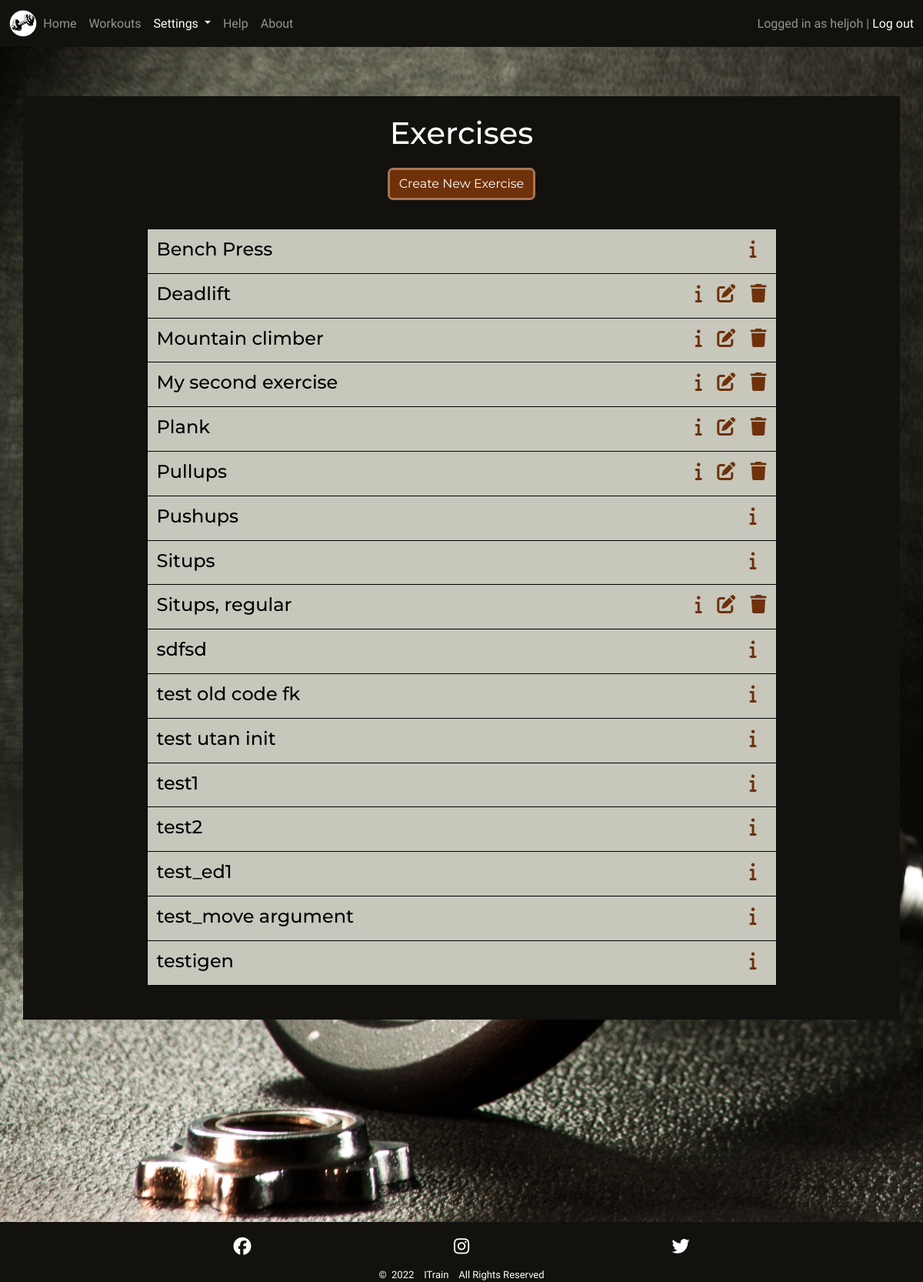
Page /settings/exercises/ (signed in) on the committed database.
### setup/models.py (models this page shows, shortened)
class Exercise(models.Model):
    name = models.CharField(max_length=30, null=False, blank=False)
    created_by = models.ForeignKey(User, on_delete=models.CASCADE)
    unit = models.ForeignKey(ExerciseUnit, null=False, blank=False,
                             on_delete=models.SET_DEFAULT,
                             default=get_default_exercise_unit)
    muscle_group = models.ManyToManyField(MuscleGroup, blank=True,
                                          related_name='muscle_groups')
    description = models.TextField(max_length=200, blank=True)
    class Meta:
        ordering = ['name']

### setup/views.py (the view)
# urls.py: path('settings/exercises/', ExerciseList.as_view(), name='exercises'),
class ExerciseList(generic.ListView):
    model = Exercise
    template_name = 'setup/exercises.html'
    paginate_by = 50
    def get_queryset(self):
        queryset = super().get_queryset()
        filter = [self.request.user.username, "itrainadmin"]
        queryset = queryset.filter(created_by__username__in=filter)
        return queryset

### setup/models.py (called while the page is built)
    def __str__(self):
        return self.name

### setup/templates/setup/exercises.html (shortened to what this page needs)
{% extends 'base.html' %}
{% load static %}
{% block content %}
<div class="jumbotron container p1 p-sm-2 mt-md-3">
  {% if user.is_authenticated %}
  <div class="jumbotron-head justify-content-center text-center mt-3">
    <h1 class="mb-4">Exercises</h1>
    <a href="{% url 'create_exercise'%}">
      <button type="button" class="btn btn-primary" aria-label="Create Exercise">Create New Exercise</button>
    </a>
  </div>
  <div class="container-md content-list-container p-sm-4 mt-3 gy-4 dark-clr">
    <div class="row session-workout content-list row-cols-1">
      {% for exercise in exercise_list %}
      <div class="col col-sm-6 col-md-9 grid-col2">
        <h4>{{ exercise.name }}</h4>
      </div>
      <div class="col col-sm-6 col-md-3 grid-col2 list-icons">
        <h4 class="float-start float-sm-end">
          {% if exercise.description != '' or exercise.muscle_group is not None %}
          <a class="med-dark-clr" data-bs-toggle="collapse" href="#collapseExercise{{ exercise.id }}"
            aria-expanded="false" aria-controls="collapseExercise{{ exercise.id }}" aria-label="Exercise Info">
            <i class="fa-solid fa-info"></i></a>&nbsp;&nbsp;
          {% endif %}
          {% if user.username == exercise.created_by.username %}
          <a class="med-dark-clr" href="{% url 'edit_exercise' exercise.id %}" aria-label="Edit Exercise">
            <i class="fa-solid fa-edit"></i></a>&nbsp;&nbsp;
          <a class="med-dark-clr" href="#delete-exercise-{{ exercise.id }}" data-bs-toggle="modal"
            aria-label="Delete Exercise">
            <i class="fa-solid fa-trash"></i>
          </a>
          {% endif %}
        </h4>
      </div>
      {% empty %}
      <div class="col grid-col2 pt-3">
        <h4>You have no Exercises to show</h4>
      </div>
      {% endfor %}
    </div>
  </div>
  {% endif %}
</div>
{% endblock %}

### templates/base.html (shortened to what this page needs)
{% load static %}
<!DOCTYPE html>
<html lang="en">
<head>
    <link href="https://cdn.jsdelivr.net/npm/bootstrap@5.1.3/dist/css/bootstrap.min.css" rel="stylesheet"
>
    <link rel="stylesheet" href="{% static 'css/style.css' %}">
</head>
<body class="flex">
    <header class="flex primary-header">
        <nav class="navbar navbar-expand-lg navbar-dark">
            <div class="container-fluid">
                <a class="navbar-brand me-0" href="{% url 'home' %}" aria-label="Go to Home">
                    <img class="icon" src="{% static 'images/nav_icon.png' %}" alt="Itrain Icon">
                </a>
                <div class="collapse navbar-collapse" id="navbarToggler">
                    <ul class="navbar-nav me-auto mb-2 mb-lg-0">
                        <li class="nav-item">
                            <a class="nav-link {% if 'home' in request.path %} active {% endif %}"
                                href="{% url 'home' %}" aria-label="Go to Home">Home</a>
                        </li>
                        {% if user.is_authenticated %}
                        <li class="nav-item">
                            <a class="nav-link {% if 'workout' in request.path %} active {% endif %}"
                                href="{% url 'workouts' %}" aria-label="Go to Workouts">Workouts</a>
                        </li>
                        <li class="nav-item dropdown">
                            <a class="nav-link dropdown-toggle {% if 'settings' in request.path %} active {% endif %}"
                                href="#" id="navbarScrollingDropdown" role="button" data-bs-toggle="dropdown"
                                aria-expanded="false" aria-label="Open settings">
                                Settings
                            </a>
                        </li>
                        <li class="nav-item">
                            <a class="nav-link {% if 'help' in request.path %} active {% endif %}"
                                href="#" aria-label="Go to Workouts">Help</a>
                        </li>
                        {% endif %}
                        <li class="nav-item">
                            <a class="nav-link {% if 'about' in request.path %} active {% endif %}"
                            href="{% url 'about' %}" aria-label="Go to About">About</a>
                        </li>
                    </ul>
                    {% if user.is_authenticated %}
                    <span class="navbar-text">
                        Logged in as {{ user.username }}&nbsp;|&nbsp;<a href="{% url 'logout' %}"
                            aria-label="Go to Log out">Log out</a>
                    </span>
                    {% else %}
                    <span class="navbar-text">
                        <a href="{% url 'login' %}" aria-label="Go to Sign up">Log in / Sign up</a>
                    </span>
                    {% endif %}
                </div>
            </div>
        </nav>
    </header>
    <section class="mt-sm-5 mb-sm-5">
        {% block content %}
        {% endblock %}
    </section>
    <footer>
        <div class="container">
            <div class="row justify-content-center">
                <div class="col-md-9 text-center mt-3">
                    <div class="row mb-2 social-links">
                        <div class="col-4">
                            <a href="https://www.facebook.com/" target="_blank" rel="noopener"
                                aria-label="Link to ITrain's Facebook page"><span><i
                                        class="fa-brands fa-facebook light-clr"></i></span></a>
                        </div>
                        <div class="col-4">
                            <a href="https://www.instagram.com/" target="_blank" rel="noopener"
                                aria-label="Link to ITrain's Instagram page"><span><i
                                        class="fa-brands fa-instagram light-clr"></i></span></a>
                        </div>
                        <div class="col-4">
                            <a href="https://www.twitter.com/" target="_blank" rel="noopener"
                                aria-label="Link to ITrain's Twitter page"><span><i
                                        class="fa-brands fa-twitter light-clr"></i></span></a>
                        </div>
                    </div>
                </div>
                <div class="copyright col-md-9 text-center">
                    <p class="mb-0">&copy;&nbsp; 2022 &nbsp;&nbsp; ITrain &nbsp;&nbsp; All Rights
                        Reserved</p>
                </div>
            </div>
        </div>
    </footer>
</body>
</html>

### static/css/style.css (style rules this page uses)
body { font-family: 'IM Fell English', serif; color: white; min-height: 100vh; display: flex; flex-direction: column; justify-content: flex-start; background: url('../images/dumbbell.jpg'); overflow-x: hidden; -webkit-background-size: cover; -moz-background-size: cover; -o-background-size: cover; background-size: cover; }
.dark-clr { color: black; }
.light-clr { color: white; }
.med-dark-clr { color: #6F310A; }
a { text-decoration: none; }
.btn { outline: solid #A87556; color: white; background-color: #6F310A; border: none; box-shadow: 0 0 0 0; }
section { color: black; font-family: 'Montserrat', sans-serif; min-height: 70%; min-height: -webkit-calc(100% - 186px); min-height: -moz-calc(100% - 186px); min-height: calc(100% - 186px); }
.navbar { background-color: #12110D; }
.icon { height: 35px; }
footer { background-color: #12110D; margin-top: auto; }
.social-links a { font-size: 23px; }
.copyright { font-size: small; }
.jumbotron { background-color: #12110D; color: white; height: 72vh; overflow: auto; }
.content-list-container { width: 75%; }
.content-list { background-color: #C7C7BC; border: solid 1px black; }
ul { height: 100%; padding: 0px 5px 0px 20px; padding-inline-start: 5px; }
li { list-style-type: none; margin: 0; padding: 0; }
.session-workout { margin-bottom: 1.5rem; }
.grid-col2 { padding-top: 0.75rem; padding-bottom: 0.5rem; }
.session-workout .grid-col2 { border-top: solid 1px black; }
.session-workout .grid-col2:first-of-type, .session-workout .grid-col2:nth-of-type(2) { border-top: none; }

### rows in the picture
Exercise: name "Bench Press"
Exercise: name "Deadlift"
Exercise: name "Mountain climber"
Exercise: name "My second exercise"
Exercise: name "Plank"
Exercise: name "Pullups"
Exercise: name "Pushups"
Exercise: name "Situps"
Exercise: name "Situps, regular"
Exercise: name "sdfsd"
Exercise: name "test old code fk"
Exercise: name "test utan init"
Exercise: name "test1"
Exercise: name "test2"
Exercise: name "test_ed1"
Exercise: name "test_move argument"
Exercise: name "testigen"

### other values in the picture
{{ user.username }} "heljoh"
